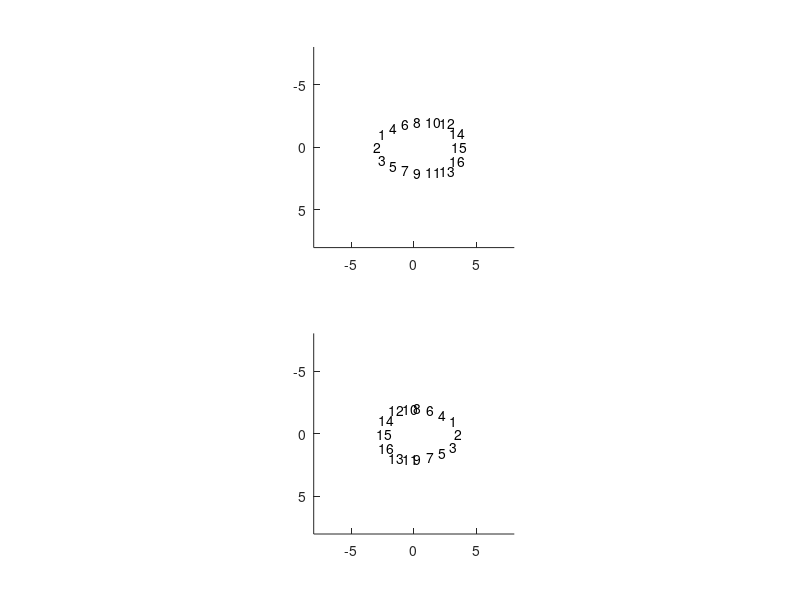

Reproduce this figure in MATLAB.

xfoo= [-4    -4    -4    -3    -3    -2    -2    -1    -1     0     0     1     1     2     2     2]+1;
yfoo = [-1     0     1    -1     1    -2     2    -2     2    -2     2    -2     2    -1     0 1];

orifoo=    [35     0   -35    50   -45    55   -55    65   -70    90    90   -55    55   -30     0 35];
twoorifoo= [ -35     0    35   -50    45   -55    55   -65    70    90    90    55   -55    30     0 -35];


% Xoff=[-0.2198   -0.0122   -0.1954   -0.0855   -0.0488   -0.0122    0.0244         0    0.0367   0         0   -0.0611         0    0.1221    0.0122    0.1587];
% Yoff=[ 0.1832   -0.0367    0.0244    0.0977   -0.2320   -0.2198    0.1466   -0.0488   -0.0122    0         0   -0.1221    0.0855    0.0244    0.0122   -0.0732];




 Xoff=[-0.2  0.2 -0.2 -0.05 -0.05 -0.02  0.02       0       0       0.05  0.05 0 0  0.2 0.0122  0.200];
%
Yoff= [0.05 0 -0.05  0.53  -0.53 -0.15  0.15  0.0500 -0.05 0 0 -0.1  0.1  0.1200  0 -0.1200];


  
Targx{5}= [xfoo; -xfoo];
Targy{5}= [yfoo; yfoo];
Targori{5}=[orifoo;twoorifoo];

offsetx{5}= [-Xoff; Xoff];
offsety{5}=[-Yoff; -Yoff];

newxfoo{5}=[Targx{5}(1,:)+offsetx{5}(1,:); Targx{5}(2,:)+offsetx{5}(2,:)];
newyfoo{5}=[Targy{5}(1,:)+offsety{5}(1,:); Targy{5}(2,:)+offsety{5}(2,:)];

figure
subplot(2,1,1)
for ui=1:length(newxfoo{5}(1,:))
text(newxfoo{5}(1,ui), newyfoo{5}(1,ui), num2str(ui));
hold on
xlim([-8 8])
ylim([-8 8])
end
set (gca,'YDir','reverse')
pbaspect([1 1 1]);

subplot(2,1,2)
for ui=1:length(newxfoo{5}(1,:))
text(newxfoo{5}(2,ui), newyfoo{5}(2,ui), num2str(ui));
hold on
xlim([-8 8])
ylim([-8 8])
end
pbaspect([1 1 1]);

   set (gca,'YDir','reverse')
